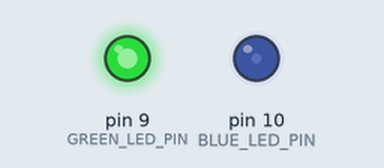
The sketch below on a simulated Arduino Uno, built with avr-gcc and run on an emulated ATmega328P. Shown: output pins drawn as LEDs (lit = HIGH).

Above: at 0.1 s.
Timing chart, 0 to 1.6 s (numbered marks = the images above):
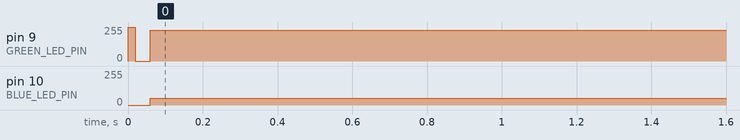

The sketch:

LED_LIGHT.ino
```cpp
#define BLUE_LED_PIN 10
#define GREEN_LED_PIN 9

void setup() {
  pinMode(BLUE_LED_PIN, OUTPUT);
  pinMode(GREEN_LED_PIN, OUTPUT);
}

//파란색 LED는 20%의 밝기, 초록색 LED는 90%의 밝기
void loop() {
    digitalWrite(BLUE_LED_PIN, HIGH);
    digitalWrite(GREEN_LED_PIN, HIGH);
    delay(2);

    digitalWrite(BLUE_LED_PIN, LOW);
    digitalWrite(GREEN_LED_PIN, HIGH);
    delay(7);

    digitalWrite(BLUE_LED_PIN, LOW);
    digitalWrite(GREEN_LED_PIN, LOW);
    delay(1);
}
```

Measured:
- by itself, pin 9 (GREEN_LED_PIN): 0/255 → 230/255 at 0.00 s
- by itself, pin 10 (BLUE_LED_PIN): 0/255 → 51/255 at 0.06 s
